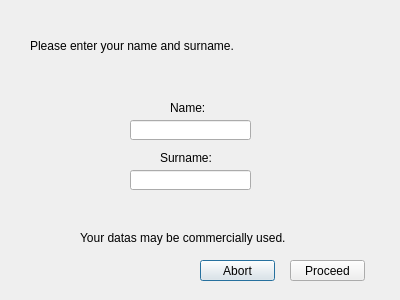
<?xml version="1.0" encoding="UTF-8"?>
<ui version="4.0">
 <class>NewOrderWindow</class>
 <widget class="QDialog" name="NewOrderWindow">
  <property name="geometry">
   <rect>
    <x>0</x>
    <y>0</y>
    <width>400</width>
    <height>300</height>
   </rect>
  </property>
  <property name="windowTitle">
   <string>Tell me your name...</string>
  </property>
  <widget class="QLabel" name="Label_Name">
   <property name="geometry">
    <rect>
     <x>170</x>
     <y>100</y>
     <width>51</width>
     <height>16</height>
    </rect>
   </property>
   <property name="styleSheet">
    <string notr="true">font: 12pt &quot;Comic Sans MS&quot;;</string>
   </property>
   <property name="text">
    <string>Name:</string>
   </property>
  </widget>
  <widget class="QLabel" name="Label_Surname">
   <property name="geometry">
    <rect>
     <x>160</x>
     <y>150</y>
     <width>71</width>
     <height>16</height>
    </rect>
   </property>
   <property name="styleSheet">
    <string notr="true">font: 12pt &quot;Comic Sans MS&quot;;</string>
   </property>
   <property name="text">
    <string>Surname:</string>
   </property>
  </widget>
  <widget class="QLineEdit" name="Name">
   <property name="geometry">
    <rect>
     <x>130</x>
     <y>120</y>
     <width>121</width>
     <height>20</height>
    </rect>
   </property>
  </widget>
  <widget class="QLineEdit" name="Surname">
   <property name="geometry">
    <rect>
     <x>130</x>
     <y>170</y>
     <width>121</width>
     <height>20</height>
    </rect>
   </property>
  </widget>
  <widget class="QPushButton" name="Abort">
   <property name="geometry">
    <rect>
     <x>200</x>
     <y>260</y>
     <width>75</width>
     <height>21</height>
    </rect>
   </property>
   <property name="text">
    <string>Abort</string>
   </property>
  </widget>
  <widget class="QPushButton" name="Proceed">
   <property name="geometry">
    <rect>
     <x>290</x>
     <y>260</y>
     <width>75</width>
     <height>21</height>
    </rect>
   </property>
   <property name="text">
    <string>Proceed</string>
   </property>
  </widget>
  <widget class="QLabel" name="label">
   <property name="geometry">
    <rect>
     <x>30</x>
     <y>30</y>
     <width>341</width>
     <height>31</height>
    </rect>
   </property>
   <property name="styleSheet">
    <string notr="true">font: 15pt &quot;Comic Sans MS&quot;;</string>
   </property>
   <property name="text">
    <string>Please enter your name and surname.</string>
   </property>
  </widget>
  <widget class="QLabel" name="Errormessage">
   <property name="geometry">
    <rect>
     <x>20</x>
     <y>260</y>
     <width>161</width>
     <height>21</height>
    </rect>
   </property>
   <property name="styleSheet">
    <string notr="true">font: 8pt &quot;Comic Sans MS&quot;;
color: rgb(255, 58, 58);
</string>
   </property>
   <property name="text">
    <string/>
   </property>
  </widget>
  <widget class="QLabel" name="label_2">
   <property name="geometry">
    <rect>
     <x>80</x>
     <y>230</y>
     <width>251</width>
     <height>16</height>
    </rect>
   </property>
   <property name="styleSheet">
    <string notr="true">font: 10pt &quot;Comic Sans MS&quot;;</string>
   </property>
   <property name="text">
    <string>Your datas may be commercially used.</string>
   </property>
  </widget>
 </widget>
 <resources/>
 <connections/>
</ui>
